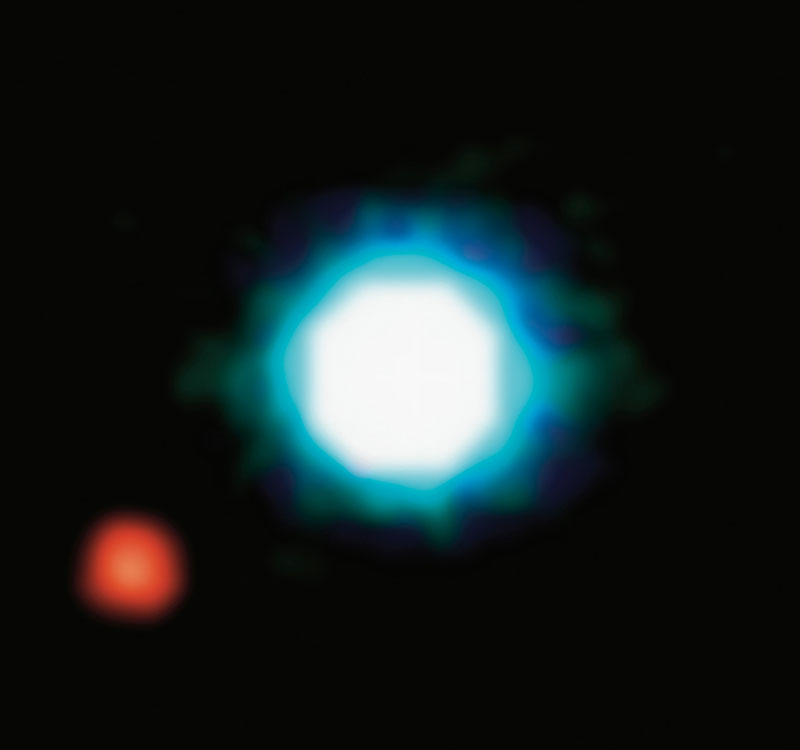
#> input picture V2OccultationPlot/300_26a_big-vlt-s.jpg, 800 x 750 px, found by its file name
$ python lab6V22_madrona.py
#> lines starting #> are read from the running program, lines starting #| are printed output that depends on the picture; after the words box and inside, x2 and y2 are one past the last pixel; in counts of white or black regions, pixels touching at a corner belong together; long printed decimals are rounded
## CORONASIMULATE  Simulate coronagraph and Gerchberg-Saxton algorithm
#
# A simulation of a coronagraph and the Gerchberg-Saxton algorithm, in the
# context of NASA's Roman Space Telescope, developed to help teach ENCMP
# 100 Computer Programming for Engineers at the University of Alberta. The
# program saves output figures to PNG files for subsequent processing.
#
# Copyright (c) 2022, University of Alberta
# Electrical and Computer Engineering
# All rights reserved.
#
# Student name: Christian Madrona
# Student CCID: madrona
# Others:
#         Nick Anthony Miras                                                               (6.0%)
#         Me                                                                               (91% )
#         https://stackoverflow.com/questions/48700162/drawing-and-shading-circle-sections (3%  )
# To avoid plagiarism, list the names of persons, Version 0 author(s)
# excluded, whose code, words, ideas, or data you used. To avoid
# cheating, list the names of persons, excluding the ENCMP 100 lab
# instructor and TAs, who gave you compositional assistance.
#
# After each name, including your own name, enter in parentheses an
# estimate of the person's contributions in percent. Without these
# numbers, adding to 100%, follow-up questions will be asked.
#
# For anonymous sources, enter pseudonyms in uppercase, e.g., SAURON,
# followed by percentages as above. Email a link to or a copy of the
# source to the lab instructor before the assignment is due.
#
import matplotlib.pyplot as plt
import numpy as np

def main():
    im = loadImage('300_26a_big-vlt-s.jpg')
    (im,Dphi,mask) = opticalSystem(im,300)
    images, errors = gerchbergSaxton(im,10,Dphi,mask)
    saveFrames(images, errors)

def loadImage(name):
#> called with name = '300_26a_big-vlt-s.jpg'
    im = plt.imread(name)/255
    if len(im.shape) > 2:
        im = (im[:,:,0]+im[:,:,1]+im[:,:,2])/3
#> im: shape (750, 800) float64
    im[im < 0] = 0
    im[im > 1] = 1
    return im


def opticalSystem(im,width):
    im, mask = occultCircle(im,width)
    (IMa,IMp) = dft2(im)
    rng = np.random.default_rng(12345)
    imR = rng.random(im.shape)
    (_,Dphi) = dft2(imR)
    im = idft2(IMa,IMp-Dphi)
    return (im,Dphi,mask)

# occultCircle() Function:
# accepts two arguments: im (array) and width (int)
# creates an black circle of specified width at the center of the image
# by turning all RGB of the affected rows and columns into zero
# returns the resulting image
def occultCircle(im,width):
#> called with width = 300
    imS = im.copy()
    mask = np.full(im.shape,False)
    xcenter = imS.shape[1] / 2
#> xcenter = 400
    ycenter = imS.shape[0] / 2
#> ycenter = 375
    radius = width / 2

    for y in range(0, imS.shape[0]+1):
        for x in range(0, imS.shape[1]+1):
            check = ((x-xcenter)**2) + ((y-ycenter)**2) # checks if the xy
            if check <= radius**2:
                imS[y,x] = 0
                mask[y,x] = True
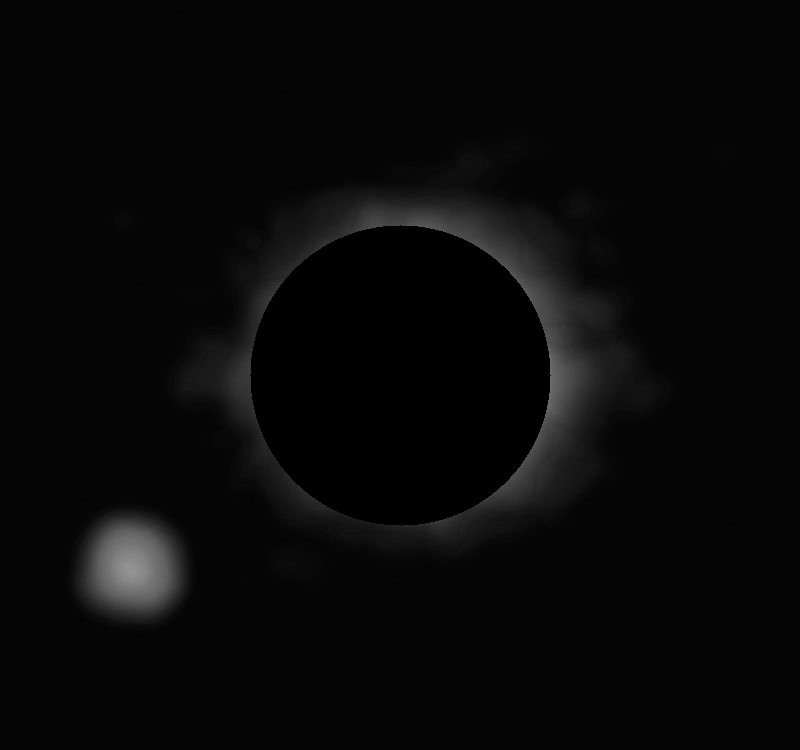
#> imS: shape (750, 800) float64; min 0, max 0.576, mean 0.0343
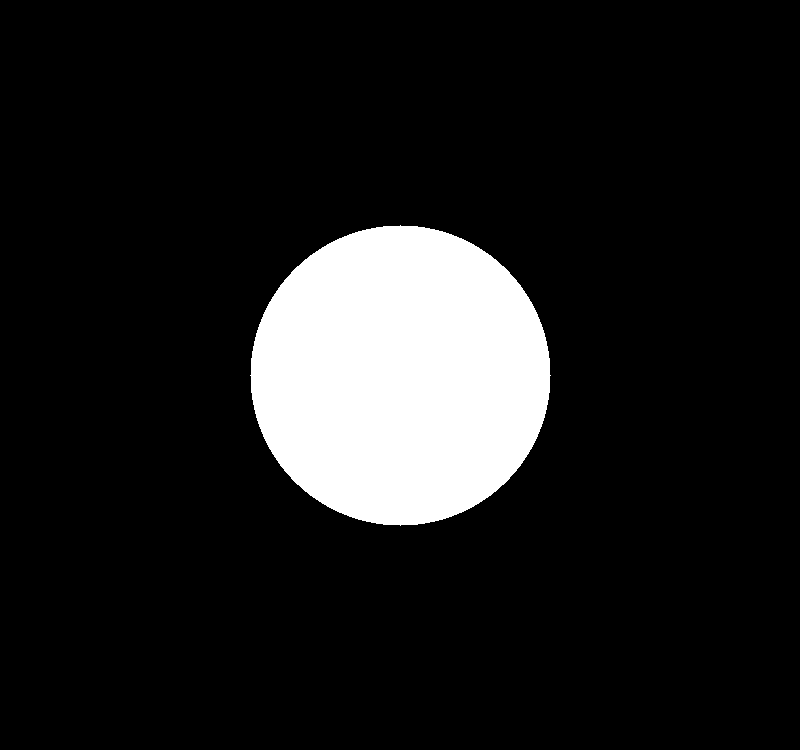
#> mask: shape (750, 800) bool; 11.8% white; 1 white region, box (x1, y1, x2, y2) and area: (250, 225, 551, 526) 70681
    return imS, mask

# (IMa,IMp) = dft2(im) returns the amplitude, IMa, and phase, IMp, of the
# 2D discrete Fourier transform of a grayscale image, im. The image, a 2D
# array, must have entries between 0 and 1. The phase is in radians.
def dft2(im):
    IM = np.fft.rfft2(im)
    IMa = np.abs(IM)
    IMp = np.angle(IM)
    return (IMa,IMp)

# im = idft2(IMa,IMp) returns a grayscale image, im, with entries between
# 0 and 1 that is the inverse 2D discrete Fourier transform (DFT) of a 2D
# DFT specified by its amplitude, IMa, and phase, IMp, in radians.
def idft2(IMa,IMp):
    IM = IMa*(np.cos(IMp)+1j*np.sin(IMp))
    im = np.fft.irfft2(IM)
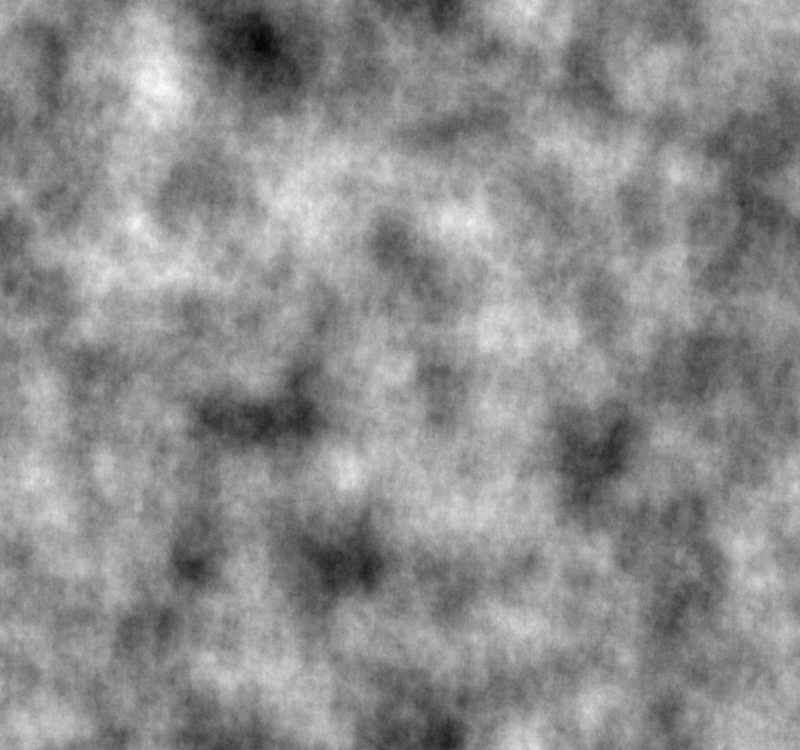
#> im: shape (750, 800) float64; min -0.224, max 0.242, mean 0.0343; drawn with min black and max white
    im[im < 0] = 0
#> in main, `(im,Dphi,mask) = opticalSystem(im,300)`:
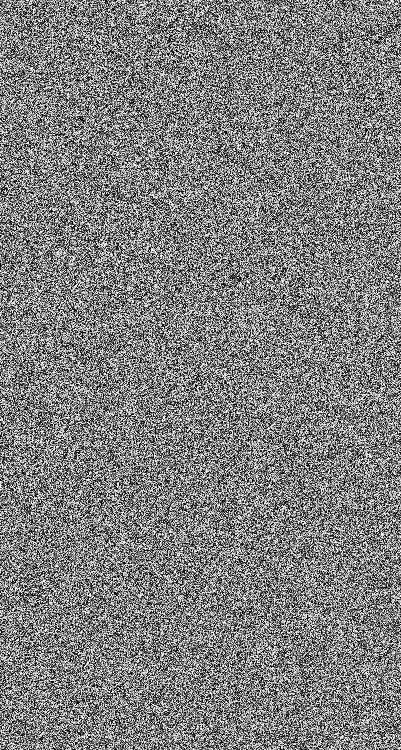
#> Dphi: shape (750, 401) float64; min -3.14, max 3.14, mean -0.00177; drawn with min black and max white
    im[im > 1] = 1
    return im

# gerchbergSaxton() Function:
# accepts three arguments: im (array), maxIters (int), Dphi()
# applies the Gerchberg-Saxton Algorithm to the inputted image
# returns a list of images (array) which serves as the "frames" of a video
def gerchbergSaxton(im,maxIters,Dphi,mask):
#> called with maxIters = 10
    (IMa,IMp) = dft2(im)
#> in dft2 (call 3), `IMp = np.angle(IM)`:
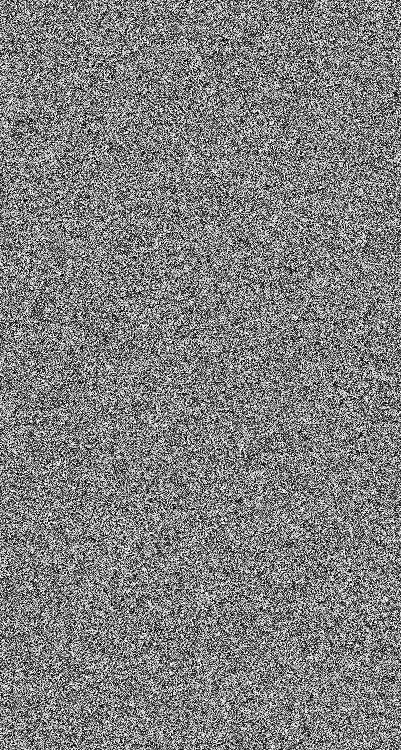
#> IMp: shape (750, 401) float64; min -3.14, max 3.14, mean 0.00312; drawn with min black and max white
    images = []
    errors = []
    for k in range(maxIters+1):
        print("Iteration %d of %d" % (k,maxIters))

        lt = k/(maxIters) # linear transformation factor
        phase = IMp + lt*Dphi

        im = idft2(IMa,phase)
        images.append(im)
        error = occultError(im,mask)
        errors.append(error)
#> this loop made 11 passes
#> error on passes 1 to 11: 385.2, 360.4, 325.9, 283.7, 236.6, 188.4, 142.8, 103.2, 72.31, 52.01, 43.05
#> pass 2, in idft2 (call 3), `im = np.fft.irfft2(IM)`:
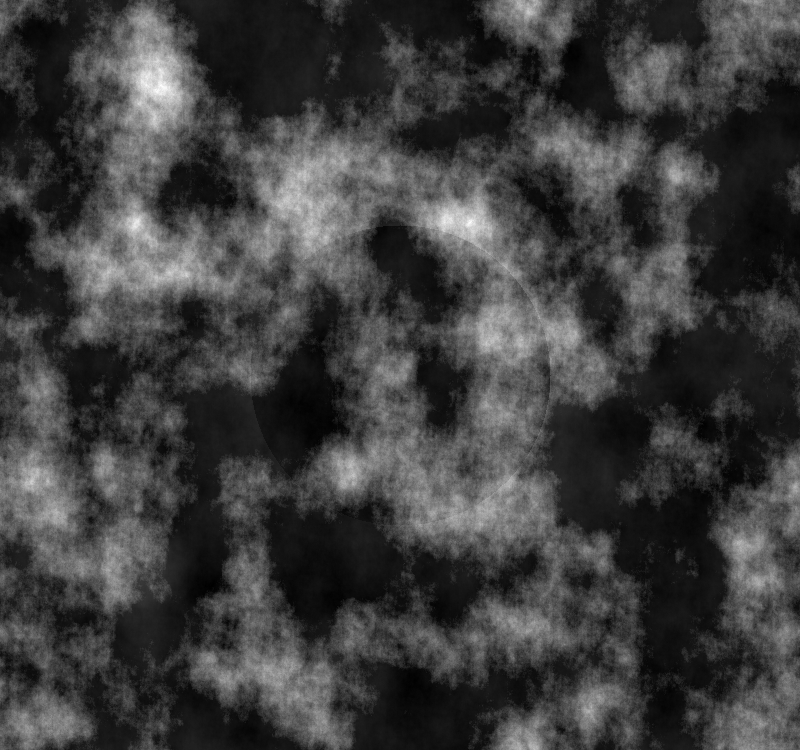
#> im: shape (750, 800) float64; min -0.0195, max 0.241, mean 0.0442; drawn with min black and max white
#> after the loop, errors = [385.2, 360.4, 325.9, 283.7, 236.6, 188.4, 142.8, 103.2, 72.31, 52.01, 43.05]; images = 11 items

    print(errors)
#| [385.170, 360.368, 325.897, 283.669, 236.636, 188.416, 142.792, 103.189, 72.309, 52.013, 43.051]
    return images, errors

def occultError(im,mask):

    error = []
    for y in range(0, im.shape[0]):
        for x in range(0, im.shape[1]):
            if mask[y,x] == True:
                error.append(im[y,x]**2)

    return sum(error)


# saveFrames() Function:
# accepts images (list of arrays containing info about the images transformed in the GS algorithm) as an argument
# exports each iteration of the images in the list as an grayscaled .png file
# the resulting .png images are used to create an .avi file in the coronaAnimate.py
def saveFrames(images, errors):
    shape = (images[0].shape[0],images[0].shape[1],3)
#> shape = (750, 800, 3)
    image = np.zeros(shape,images[0].dtype)
    maxIters = len(images)-1
#> maxIters = 10

    for k in range(maxIters+1):
        image[:,:,0] = images[k]
        image[:,:,1] = images[k]
        image[:,:,2] = images[k]

        plt.subplot(1,2,1)
        y = errors
        x = np.arange(0,11)
        plt.plot(x,y,'r')


        plt.subplot(1,2,2)
        plt.imshow(image)
        plt.title(f'Iteration {k:d} of {maxIters:d}')
        plt.axis('off') #hides the labels and axes

        plt.savefig('coronagraph'+str(k)+'.png')
        plt.show()
#> this loop made 11 passes
#> pass 1, in saveFrames, `plt.savefig('coronagraph'+str(k)+'.png')`:
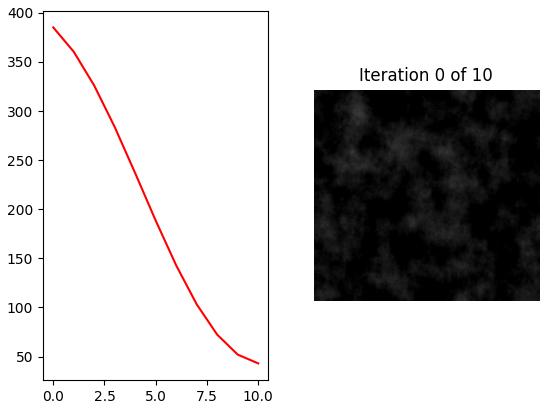
#> figure drawn by matplotlib, 2 panels; panel 1: curve peaks at x = 0, y = 385.2

main()
